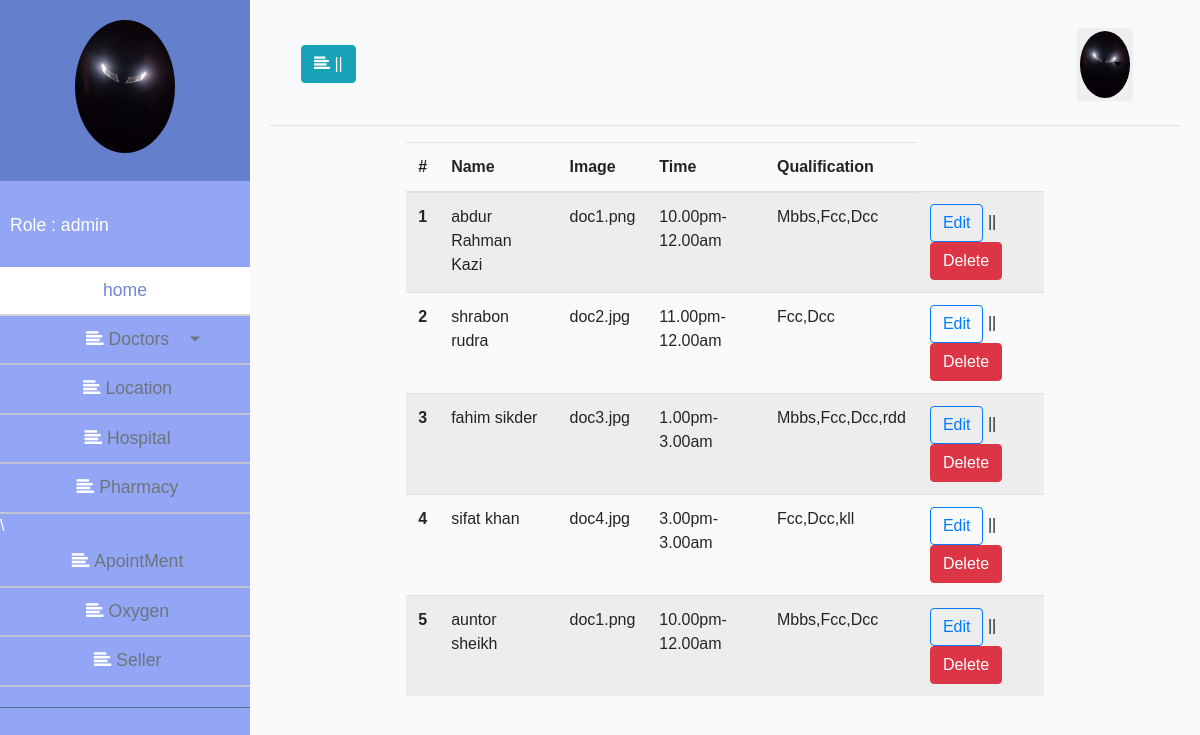
/adminpanel/doctors.php, run on an earlier commit of the app's database.
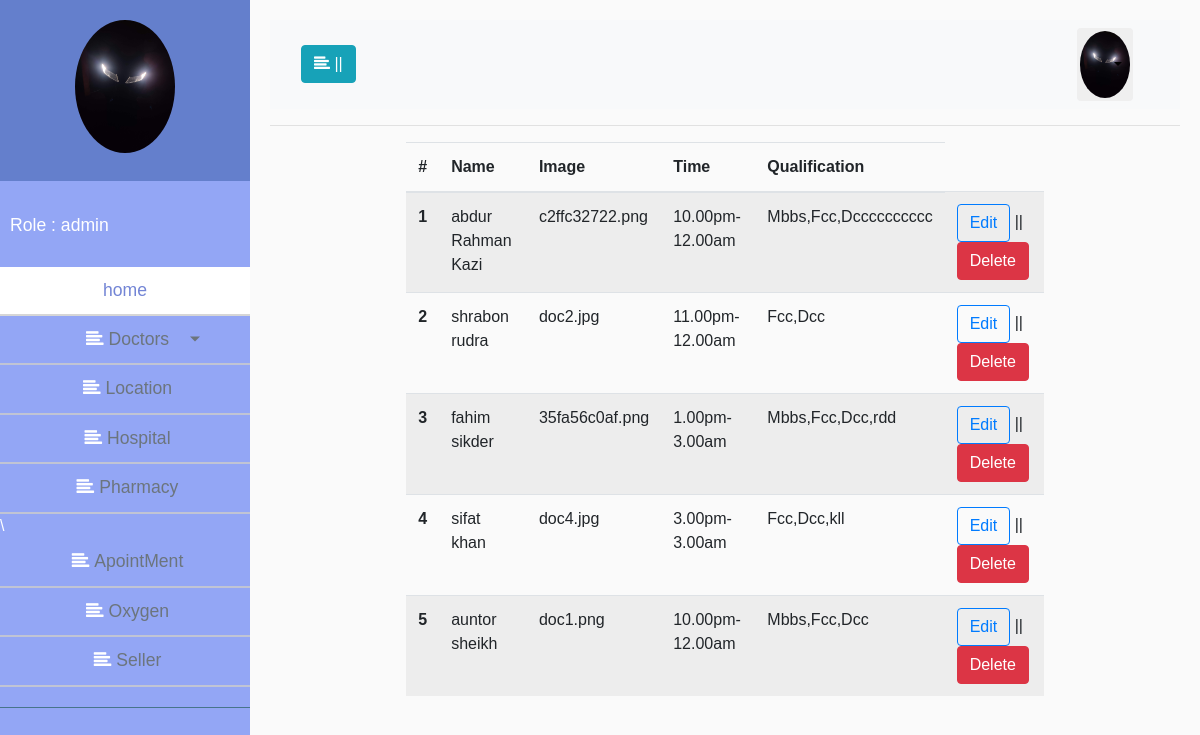
And on a later commit of the database.
### tables this page shows
CREATE TABLE `doctors` (
  `doc_id` int(11) NOT NULL,
  `doc_name` varchar(200) NOT NULL,
  `dept_id` varchar(200) NOT NULL,
  `doc_image` varchar(200) NOT NULL,
  `time` varchar(200) NOT NULL,
  `doc_qualification` varchar(200) NOT NULL
);

### classes/Doctors.php (called while the page is built, shortened)
<?php
 $filepath = realpath(dirname(__FILE__));
 include_once ($filepath.'/../lib/Database.php');
class Doctors
{
	private $db;
	function __construct(){
		$this->db = new Database();
	}
	public function allDoctor(){
		$sql ="SELECT * FROM doctors";
		$fetchAll = $this->db->select($sql);
		 return $fetchAll;
	}
}

### lib/Database.php (called while the page is built, shortened)
<?php
Class Database{
	public $host   = DB_HOST;
	public $user   = DB_USER;
	public $pass   = DB_PASS;
	public $dbname = DB_NAME;
	public $link;
	private function connectDB(){
	$this->link = new mysqli($this->host, $this->user, $this->pass, $this->dbname);
 }
	public function select($query){
		$result = $this->link->query($query) or die($this->link->error.__LINE__);
		if($result->num_rows > 0){
			return $result;
		} else {
			return false;
		}
	}
}

### adminpanel/inc/viewalldoctors.php (the view)
<div class="w-75 mx-auto">
	<table class="table table-striped">
	  <thead>
	    <tr>
	      <th scope="col">#</th>
	      <th scope="col">Name</th>
	      <th scope="col">Image</th>
	      <th scope="col">Time</th>
	      <th scope="col">Qualification</th>
	    </tr>
	  </thead>
	  <tbody>
	  	<?php
			$doc = $Doctors->allDoctor();
			if ($doc) {
				$i = 0;
			  	while($value = $doc->fetch_assoc()){
			  		$i++;
		?>
	    <tr>
	      <th scope="row"><?php echo $i; ?></th>
	      <td><?php echo $value['doc_name']; ?></td>
	      <td><?php echo $value['doc_image']; ?></td>
	      <td><?php echo $value['time']; ?></td>
	      <td><?php echo $value['doc_qualification']; ?></td>
	      <td><a href="?type=edit_doctors&id=<?php echo $value['doc_id']; ?>" class="btn btn-outline-primary">Edit</a> || <a href="?deletedoctor=<?php echo $value['doc_id']; ?>" class="btn btn-danger">Delete</a></td>
	    </tr>
	    <?php }} ?>
	  </tbody>
	</table>
</div>

What changed in the data, as far as the page shows it:
changed doctors "abdur Rahman Kazi": doc_image "doc1.png" → "c2ffc32722.png"; doc_qualification "Mbbs,Fcc,Dcc" → "Mbbs,Fcc,Dcccccccccc"
changed doctors "fahim sikder": doc_image "doc3.jpg" → "35fa56c0af.png"
